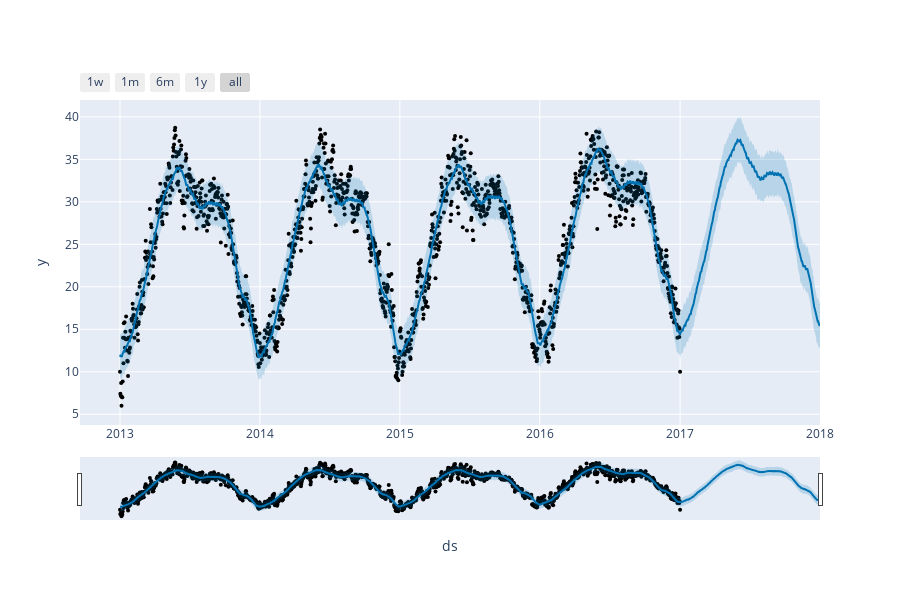

Notebook source saved alongside this figure:
### Code cell
from prophet import Prophet
from prophet.plot import plot_plotly, plot_components_plotly

model = Prophet()
#print(forecast_data.tail())
model.fit(forecast_data)
forecasts = model.make_future_dataframe(periods=365)

forecasts.tail()
predictions = model.predict(forecasts)
#predictions.tail()
plot_plotly(model, predictions)

### Figure 1 — Plotly figure (JSON) as saved in the notebook; plotly's stock layout.template omitted (floating-point values rounded to 4 significant figures; data arrays with more than 128 entries replaced by an {"elided": "..."} marker saying what was removed)
{"data": [{"marker": {"color": "black", "size": 4}, "mode": "markers", "name": "Actual", "type": "scatter", "x": {"elided": "1462 str values"}, "y": {"elided": "1462 float values"}}, {"hoverinfo": "skip", "line": {"width": 0}, "mode": "lines", "type": "scatter", "x": {"elided": "1827 str values"}, "y": {"elided": "1827 float values"}}, {"fill": "tonexty", "fillcolor": "rgba(0, 114, 178, 0.2)", "line": {"color": "#0072B2", "width": 2}, "mode": "lines", "name": "Predicted", "type": "scatter", "x": {"elided": "1827 str values"}, "y": {"elided": "1827 float values"}}, {"fill": "tonexty", "fillcolor": "rgba(0, 114, 178, 0.2)", "hoverinfo": "skip", "line": {"width": 0}, "mode": "lines", "type": "scatter", "x": {"elided": "1827 str values"}, "y": {"elided": "1827 float values"}}], "layout": {"height": 600, "showlegend": false, "width": 900, "xaxis": {"rangeselector": {"buttons": [{"count": 7, "label": "1w", "step": "day", "stepmode": "backward"}, {"count": 1, "label": "1m", "step": "month", "stepmode": "backward"}, {"count": 6, "label": "6m", "step": "month", "stepmode": "backward"}, {"count": 1, "label": "1y", "step": "year", "stepmode": "backward"}, {"step": "all"}]}, "rangeslider": {"visible": true}, "title": {"text": "ds"}, "type": "date"}, "yaxis": {"title": {"text": "y"}}}}
